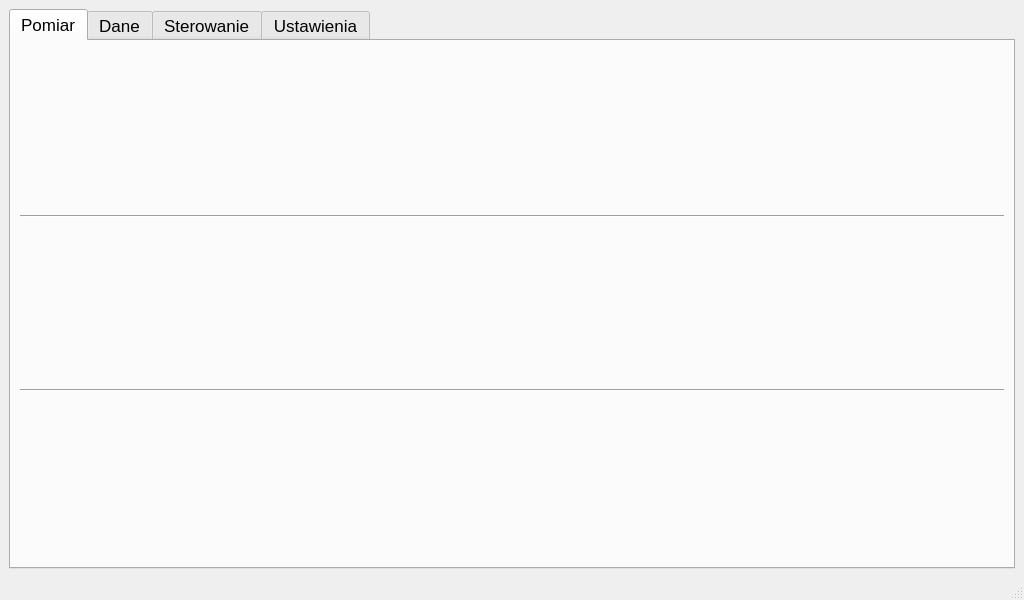
<?xml version="1.0" encoding="UTF-8"?>
<ui version="4.0">
 <class>MainWindow</class>
 <widget class="QMainWindow" name="MainWindow">
  <property name="geometry">
   <rect>
    <x>0</x>
    <y>0</y>
    <width>1024</width>
    <height>600</height>
   </rect>
  </property>
  <property name="sizePolicy">
   <sizepolicy hsizetype="Minimum" vsizetype="Minimum">
    <horstretch>0</horstretch>
    <verstretch>0</verstretch>
   </sizepolicy>
  </property>
  <property name="minimumSize">
   <size>
    <width>1024</width>
    <height>600</height>
   </size>
  </property>
  <property name="windowTitle">
   <string>MainWindow</string>
  </property>
  <widget class="QWidget" name="centralwidget">
   <layout class="QVBoxLayout" name="verticalLayout">
    <item>
     <widget class="QTabWidget" name="tabWidget">
      <property name="font">
       <font>
        <pointsize>13</pointsize>
       </font>
      </property>
      <property name="currentIndex">
       <number>0</number>
      </property>
      <widget class="QWidget" name="tab">
       <attribute name="title">
        <string>Pomiar</string>
       </attribute>
       <layout class="QHBoxLayout" name="horizontalLayout_2">
        <item>
         <layout class="QGridLayout" name="gridLayout_main">
          <item row="0" column="0">
           <widget class="Line" name="line">
            <property name="orientation">
             <enum>Qt::Horizontal</enum>
            </property>
           </widget>
          </item>
          <item row="1" column="0">
           <widget class="Line" name="line_2">
            <property name="orientation">
             <enum>Qt::Horizontal</enum>
            </property>
           </widget>
          </item>
         </layout>
        </item>
       </layout>
      </widget>
      <widget class="QWidget" name="tab_4">
       <attribute name="title">
        <string>Dane</string>
       </attribute>
       <layout class="QGridLayout" name="gridLayout_3">
        <item row="0" column="1">
         <widget class="QGroupBox" name="groupBox">
          <property name="minimumSize">
           <size>
            <width>200</width>
            <height>0</height>
           </size>
          </property>
          <property name="maximumSize">
           <size>
            <width>200</width>
            <height>16777215</height>
           </size>
          </property>
          <property name="title">
           <string/>
          </property>
          <layout class="QGridLayout" name="gridLayout">
           <item row="3" column="0">
            <spacer name="verticalSpacer_3">
             <property name="orientation">
              <enum>Qt::Vertical</enum>
             </property>
             <property name="sizeHint" stdset="0">
              <size>
               <width>20</width>
               <height>40</height>
              </size>
             </property>
            </spacer>
           </item>
           <item row="1" column="0">
            <widget class="QPushButton" name="resetDataButton">
             <property name="minimumSize">
              <size>
               <width>0</width>
               <height>40</height>
              </size>
             </property>
             <property name="text">
              <string>Resetuj</string>
             </property>
            </widget>
           </item>
           <item row="0" column="0">
            <widget class="QPushButton" name="exportDataButton">
             <property name="minimumSize">
              <size>
               <width>0</width>
               <height>40</height>
              </size>
             </property>
             <property name="text">
              <string>Zapisz</string>
             </property>
            </widget>
           </item>
           <item row="2" column="0">
            <widget class="QPushButton" name="clearLogBoxButton">
             <property name="minimumSize">
              <size>
               <width>0</width>
               <height>40</height>
              </size>
             </property>
             <property name="text">
              <string>Czyść logi</string>
             </property>
            </widget>
           </item>
           <item row="4" column="0">
            <widget class="QPushButton" name="recordDataButton">
             <property name="minimumSize">
              <size>
               <width>0</width>
               <height>80</height>
              </size>
             </property>
             <property name="palette">
              <palette>
               <active>
                <colorrole role="Button">
                 <brush brushstyle="SolidPattern">
                  <color alpha="255">
                   <red>0</red>
                   <green>85</green>
                   <blue>0</blue>
                  </color>
                 </brush>
                </colorrole>
               </active>
               <inactive>
                <colorrole role="Button">
                 <brush brushstyle="SolidPattern">
                  <color alpha="255">
                   <red>0</red>
                   <green>85</green>
                   <blue>0</blue>
                  </color>
                 </brush>
                </colorrole>
               </inactive>
               <disabled>
                <colorrole role="Button">
                 <brush brushstyle="SolidPattern">
                  <color alpha="255">
                   <red>0</red>
                   <green>85</green>
                   <blue>0</blue>
                  </color>
                 </brush>
                </colorrole>
               </disabled>
              </palette>
             </property>
             <property name="text">
              <string>Nagrywaj</string>
             </property>
            </widget>
           </item>
          </layout>
         </widget>
        </item>
        <item row="0" column="0">
         <widget class="QTabWidget" name="tabWidget_2">
          <property name="tabPosition">
           <enum>QTabWidget::West</enum>
          </property>
          <property name="currentIndex">
           <number>0</number>
          </property>
          <widget class="QWidget" name="tab_5">
           <attribute name="title">
            <string>Wyniki</string>
           </attribute>
           <layout class="QGridLayout" name="gridLayout_14">
            <item row="0" column="0">
             <widget class="QGroupBox" name="groupBox_2">
              <property name="title">
               <string/>
              </property>
              <layout class="QGridLayout" name="gridLayout_4">
               <item row="1" column="9">
                <widget class="QGroupBox" name="groupBox_4">
                 <property name="minimumSize">
                  <size>
                   <width>0</width>
                   <height>0</height>
                  </size>
                 </property>
                 <property name="title">
                  <string>current m1</string>
                 </property>
                 <layout class="QHBoxLayout" name="horizontalLayout">
                  <item>
                   <widget class="QTextBrowser" name="textBrowser_current_m1">
                    <property name="verticalScrollBarPolicy">
                     <enum>Qt::ScrollBarAlwaysOff</enum>
                    </property>
                   </widget>
                  </item>
                 </layout>
                </widget>
               </item>
               <item row="0" column="9">
                <widget class="QGroupBox" name="groupBox_3">
                 <property name="minimumSize">
                  <size>
                   <width>0</width>
                   <height>0</height>
                  </size>
                 </property>
                 <property name="title">
                  <string>rpm m1</string>
                 </property>
                 <layout class="QGridLayout" name="gridLayout_5">
                  <item row="1" column="0">
                   <widget class="QTextBrowser" name="textBrowser_rpm_m1">
                    <property name="verticalScrollBarPolicy">
                     <enum>Qt::ScrollBarAlwaysOff</enum>
                    </property>
                   </widget>
                  </item>
                 </layout>
                </widget>
               </item>
               <item row="1" column="13">
                <widget class="QGroupBox" name="groupBox_12">
                 <property name="minimumSize">
                  <size>
                   <width>0</width>
                   <height>0</height>
                  </size>
                 </property>
                 <property name="title">
                  <string>temp battery</string>
                 </property>
                 <layout class="QGridLayout" name="gridLayout_13">
                  <item row="0" column="0">
                   <widget class="QTextBrowser" name="textBrowser_ambient_temperature">
                    <property name="verticalScrollBarPolicy">
                     <enum>Qt::ScrollBarAlwaysOff</enum>
                    </property>
                   </widget>
                  </item>
                 </layout>
                </widget>
               </item>
               <item row="1" column="11">
                <widget class="QGroupBox" name="groupBox_8">
                 <property name="minimumSize">
                  <size>
                   <width>0</width>
                   <height>0</height>
                  </size>
                 </property>
                 <property name="title">
                  <string>current m3</string>
                 </property>
                 <layout class="QGridLayout" name="gridLayout_9">
                  <item row="0" column="0">
                   <widget class="QTextBrowser" name="textBrowser_current_m3">
                    <property name="verticalScrollBarPolicy">
                     <enum>Qt::ScrollBarAlwaysOff</enum>
                    </property>
                   </widget>
                  </item>
                 </layout>
                </widget>
               </item>
               <item row="1" column="12">
                <widget class="QGroupBox" name="groupBox_9">
                 <property name="minimumSize">
                  <size>
                   <width>0</width>
                   <height>0</height>
                  </size>
                 </property>
                 <property name="title">
                  <string>curren m4</string>
                 </property>
                 <layout class="QGridLayout" name="gridLayout_11">
                  <item row="0" column="0">
                   <widget class="QTextBrowser" name="textBrowser_current_m4">
                    <property name="verticalScrollBarPolicy">
                     <enum>Qt::ScrollBarAlwaysOff</enum>
                    </property>
                   </widget>
                  </item>
                 </layout>
                </widget>
               </item>
               <item row="0" column="13">
                <widget class="QGroupBox" name="groupBox_11">
                 <property name="minimumSize">
                  <size>
                   <width>0</width>
                   <height>0</height>
                  </size>
                 </property>
                 <property name="title">
                  <string>temp ambient</string>
                 </property>
                 <layout class="QGridLayout" name="gridLayout_12">
                  <item row="0" column="0">
                   <widget class="QTextBrowser" name="textBrowser_battery_temperature">
                    <property name="verticalScrollBarPolicy">
                     <enum>Qt::ScrollBarAlwaysOff</enum>
                    </property>
                   </widget>
                  </item>
                 </layout>
                </widget>
               </item>
               <item row="0" column="12">
                <widget class="QGroupBox" name="groupBox_10">
                 <property name="minimumSize">
                  <size>
                   <width>0</width>
                   <height>0</height>
                  </size>
                 </property>
                 <property name="title">
                  <string>rpm m4</string>
                 </property>
                 <layout class="QGridLayout" name="gridLayout_10">
                  <item row="0" column="0">
                   <widget class="QTextBrowser" name="textBrowser_rpm_m4">
                    <property name="verticalScrollBarPolicy">
                     <enum>Qt::ScrollBarAlwaysOff</enum>
                    </property>
                   </widget>
                  </item>
                 </layout>
                </widget>
               </item>
               <item row="0" column="11">
                <widget class="QGroupBox" name="groupBox_7">
                 <property name="minimumSize">
                  <size>
                   <width>0</width>
                   <height>0</height>
                  </size>
                 </property>
                 <property name="title">
                  <string>rpm m3</string>
                 </property>
                 <layout class="QGridLayout" name="gridLayout_8">
                  <item row="0" column="0">
                   <widget class="QTextBrowser" name="textBrowser_rpm_m3">
                    <property name="verticalScrollBarPolicy">
                     <enum>Qt::ScrollBarAlwaysOff</enum>
                    </property>
                   </widget>
                  </item>
                 </layout>
                </widget>
               </item>
               <item row="0" column="10">
                <widget class="QGroupBox" name="groupBox_5">
                 <property name="minimumSize">
                  <size>
                   <width>0</width>
                   <height>0</height>
                  </size>
                 </property>
                 <property name="title">
                  <string>rpm m2</string>
                 </property>
                 <layout class="QGridLayout" name="gridLayout_6">
                  <item row="0" column="0">
                   <widget class="QTextBrowser" name="textBrowser_rpm_m2">
                    <property name="verticalScrollBarPolicy">
                     <enum>Qt::ScrollBarAlwaysOff</enum>
                    </property>
                   </widget>
                  </item>
                 </layout>
                </widget>
               </item>
               <item row="1" column="10">
                <widget class="QGroupBox" name="groupBox_6">
                 <property name="minimumSize">
                  <size>
                   <width>0</width>
                   <height>0</height>
                  </size>
                 </property>
                 <property name="title">
                  <string>current m2</string>
                 </property>
                 <layout class="QGridLayout" name="gridLayout_7">
                  <item row="0" column="0">
                   <widget class="QTextBrowser" name="textBrowser_current_m2">
                    <property name="verticalScrollBarPolicy">
                     <enum>Qt::ScrollBarAlwaysOff</enum>
                    </property>
                   </widget>
                  </item>
                 </layout>
                </widget>
               </item>
              </layout>
             </widget>
            </item>
           </layout>
          </widget>
          <widget class="QWidget" name="tab_6">
           <attribute name="title">
            <string>Konsola</string>
           </attribute>
           <layout class="QGridLayout" name="gridLayout_25">
            <item row="0" column="0">
             <widget class="QGroupBox" name="groupBox_13">
              <property name="title">
               <string/>
              </property>
              <layout class="QGridLayout" name="gridLayout_15">
               <item row="0" column="9">
                <widget class="QGroupBox" name="groupBox_19">
                 <property name="minimumSize">
                  <size>
                   <width>0</width>
                   <height>0</height>
                  </size>
                 </property>
                 <property name="title">
                  <string/>
                 </property>
                 <layout class="QGridLayout" name="gridLayout_20">
                  <item row="0" column="0">
                   <widget class="QTextBrowser" name="textBrowser_battery_temperature_2">
                    <property name="verticalScrollBarPolicy">
                     <enum>Qt::ScrollBarAlwaysOff</enum>
                    </property>
                   </widget>
                  </item>
                 </layout>
                </widget>
               </item>
              </layout>
             </widget>
            </item>
           </layout>
          </widget>
         </widget>
        </item>
       </layout>
      </widget>
      <widget class="QWidget" name="tab_2">
       <attribute name="title">
        <string>Sterowanie</string>
       </attribute>
      </widget>
      <widget class="QWidget" name="tab_3">
       <attribute name="title">
        <string>Ustawienia</string>
       </attribute>
      </widget>
     </widget>
    </item>
   </layout>
  </widget>
  <widget class="QMenuBar" name="menubar">
   <property name="geometry">
    <rect>
     <x>0</x>
     <y>0</y>
     <width>1024</width>
     <height>21</height>
    </rect>
   </property>
  </widget>
  <widget class="QStatusBar" name="statusbar"/>
 </widget>
 <resources/>
 <connections/>
</ui>
